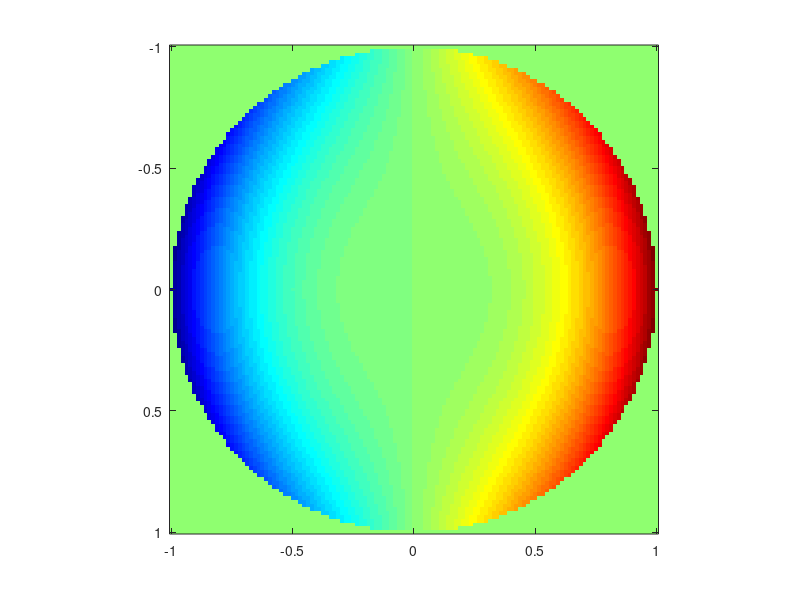
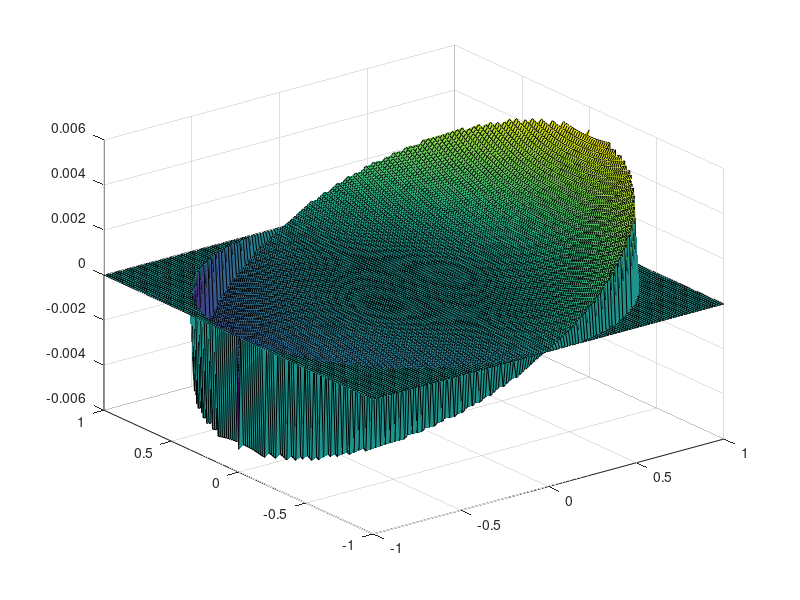
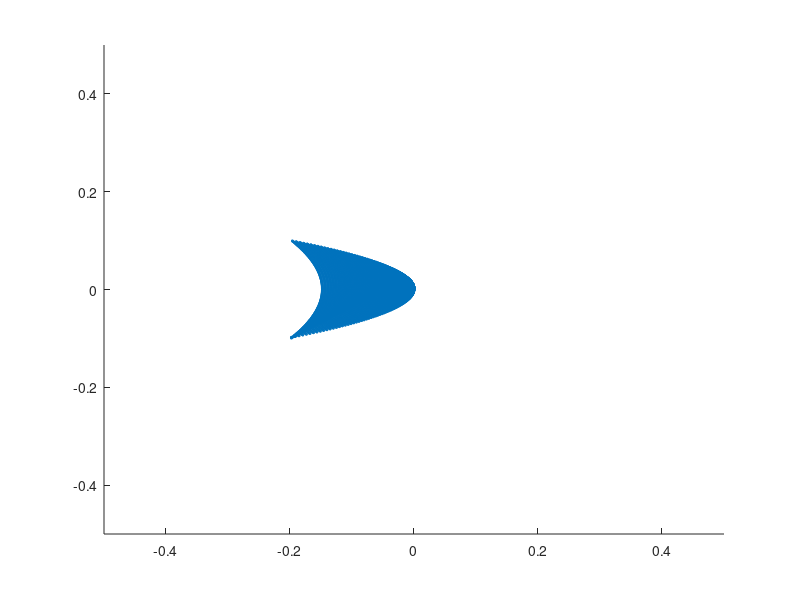
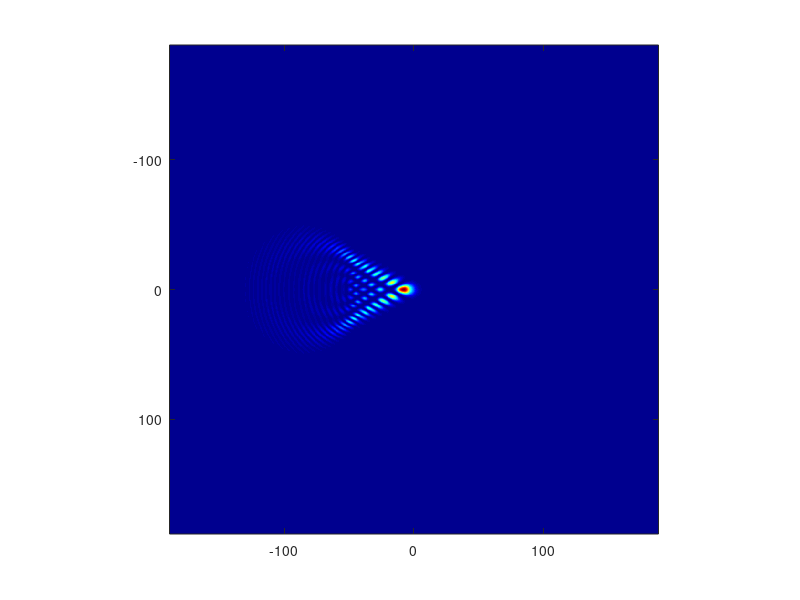

Source code (MATLAB) for these figures, in order:
% Thorlabs 18917-S02 Hastings Achromatic Triplet
close all;clear;clc;
%% Aperature and Field setup
EPD=8.0;
FOV=3.5/180*pi;
NP=129;
NH=3;
py=linspace(-EPD/2,EPD/2,NP);
hy=FOV;
px=py;
hx=0;
[PX,PY,HX,HY]=ndgrid(px,py,hx,hy);

%% Wavelength and materials setup
wavelength_list=[0.486133,0.587562,0.656273];
ind_wavelength=2;
n_air=1.0;
B1_F2=1.39757037;
B2_F2=0.159201403;
B3_F2=1.26865430;
C1_F2=9.95906143e-3;
C2_F2=5.46931752e-2;
C3_F2=1.19248346e2;
n_F2_list=sqrt(1+B1_F2*wavelength_list.^2./(wavelength_list.^2-C1_F2)...
    +B2_F2*wavelength_list.^2./(wavelength_list.^2-C2_F2)...
    +B3_F2*wavelength_list.^2./(wavelength_list.^2-C3_F2));
n_F2=n_F2_list(ind_wavelength);
B1_K5=1.08511833;
B2_K5=0.199562005;
B3_K5=0.930511663;
C1_K5=6.61099503e-3;
C2_K5=2.41108660e-2;
C3_K5=1.11982777e2;
n_K5_list=sqrt(1+B1_K5*wavelength_list.^2./(wavelength_list.^2-C1_K5)...
    +B2_K5*wavelength_list.^2./(wavelength_list.^2-C2_K5)...
    +B3_K5*wavelength_list.^2./(wavelength_list.^2-C3_K5));
n_K5=n_K5_list(ind_wavelength);

%% Primary wavefront aberration terms
[PX2D,PY2D]=meshgrid(px/(EPD/2),py/(EPD/2));
[HX2D,HY2D]=meshgrid(hx/FOV,hy/FOV);
pupil_abs=double(sqrt(PX2D.^2+PY2D.^2)<=1);
r=sqrt(PX2D.^2+PY2D.^2);
phi=atan2(PY2D,PX2D);
h=sqrt(HX2D.^2+HY2D.^2);

% w040=4.326e-3;
% W=w040*r.^4;
w131=0.01/2;
W=w131*r.^3*h.*cos(phi);
% w222=0.005;
% W=w222*r.^2*h^2.*cos(phi).^2;
% w220=1.65259e-3;
% W=w220*r.^2*h^2;
% w311=9.129e-5;
% W=w311*r.*cos(phi)*h^3;
% w111=9.129e-5;
% W=w111*r.*cos(phi)*h;
figure;
imagesc(px/(EPD/2),py/(EPD/2),W.*pupil_abs);
axis image;colormap jet;

figure;
surf(px/(EPD/2),py/(EPD/2),W.*pupil_abs);

% PSF and MTF
E_XP=pupil_abs.*exp(-1i*2*pi/(wavelength_list(ind_wavelength)*1e-3)*W);
n_pad=(1024-128)/2; % see Zemax manual FFT-PSF, use pupil sampling=128
E_XP_pad=padarray(E_XP,[n_pad,n_pad]);
PSF=fftshift(fft2(ifftshift(E_XP_pad)))/numel(E_XP);
I_PSF=abs(PSF).^2;
I_PSF=I_PSF/max(I_PSF(:));
dfx=1/(1024*2/128);
fx=(-floor(size(E_XP_pad,1)/2):1:floor(size(E_XP_pad,1)/2))*dfx;
fy=fx;
f_number=5.0;
x_img=fx*2*f_number*wavelength_list(ind_wavelength);
y_img=fy*2*f_number*wavelength_list(ind_wavelength);
figure(7);
imagesc(x_img,y_img,I_PSF);
axis image;colormap jet;

MTF=fftshift(fft2(ifftshift(I_PSF)));
MTF=MTF./max(abs(MTF(:)));
center_ind=ceil(size(MTF,1)/2);
dspatial_freq=1/(128*f_number*wavelength_list(ind_wavelength)*1e-3);
spatial_freq=(-floor(size(MTF,1)/2):1:floor(size(MTF,1)/2))*dspatial_freq;
figure(8);
plot(spatial_freq(center_ind:end),abs(MTF(center_ind:end,center_ind)));hold on;
plot(spatial_freq(center_ind:end),abs(MTF(center_ind,center_ind:end)));hold off;
xlim([0,340]);

%% Ray aberrations
hx_from_OPD=-2*f_number*diff(W,1,2)/((px(2)-px(1))/(EPD/2));
hy_from_OPD=-2*f_number*diff(W,1,1)/((py(2)-py(1))/(EPD/2));

figure;
scatter(hx_from_OPD(:),hy_from_OPD(:),2);
xlim([-0.5,0.5]);ylim([-0.5,0.5]);